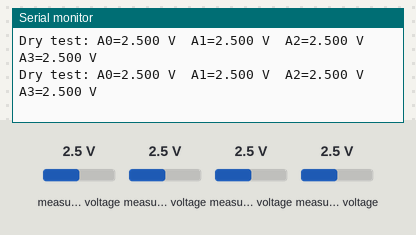
A sketch run on a simulated Seeed XIAO ESP32-S3. Parts: the last lines printed to the serial monitor. Inputs (shaded band) come from the test bench; at power-on: measured voltage 2.5 V.

Above: at 2.2 s.
2.3 s: measured voltage (sensor 200) set to 0.1 V
At 3.6 s:
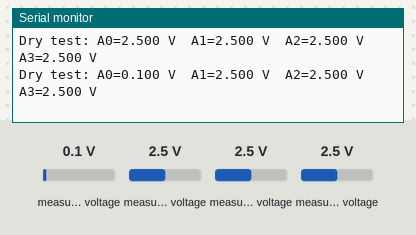
3.8 s: measured voltage (sensor 201) set to 0.1 V
At 4.6 s:
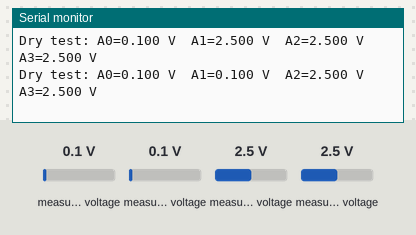
5.3 s: measured voltage (sensor 202) set to 0.1 V
At 6.6 s:
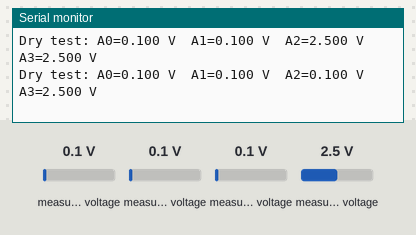
6.8 s: measured voltage (sensor 203) set to 0.1 V
At 8.0 s:
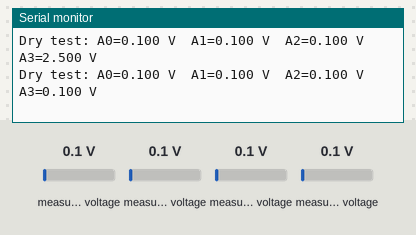
8.3 s: measured voltage (sensor 200) set to 1.2 V
At 8.3 s:
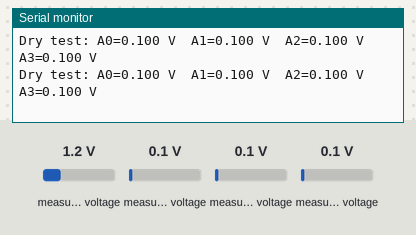
9.8 s: measured voltage (sensor 201) set to 1.2 V
At 10.6 s:
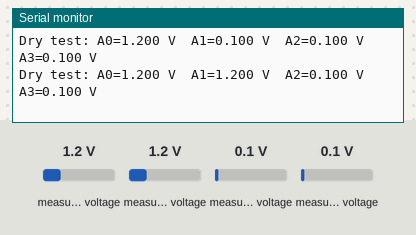
Timing chart, 0 to 12.3 s (numbered marks = the images above; inputs shaded):
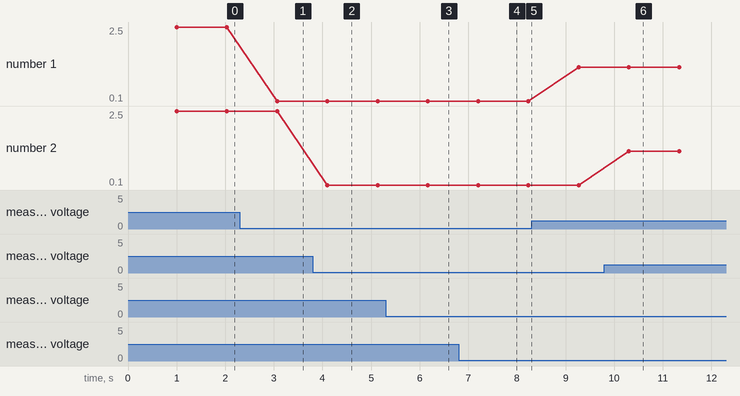

Measured:
- after the input at 2.3 s, the serial monitor: prints a new line after 0.77 s (image 1)
- after the input at 3.8 s, the serial monitor: prints a new line after 0.30 s (image 2)
- after the input at 5.3 s, the serial monitor: prints a new line after 0.87 s (image 3)
- after the input at 6.8 s, the serial monitor: prints a new line after 0.40 s (image 4)
- after the input at 9.8 s, the serial monitor: prints a new line after 0.50 s (image 6)
- plotted number 1: 2.5 → 0.1 after the input at 2.3 s, 0.1 → 1.2 after the input at 8.3 s

The sketch:

DryHeadRead.ino
```cpp
// Dry resistor test only. No probes or water; D0 and D1 stay disconnected.
// Board: XIAO ESP32S3 Sense. Libraries: Adafruit ADS1X15 and Adafruit BusIO.
// B10 -> 3V3, B22 -> GND, with a 1 kOhm test resistor at D14-D18.
#include <Wire.h>
#include <Adafruit_ADS1X15.h>

Adafruit_ADS1115 ads;
bool connected = false;

void setup() {
  Serial.begin(115200);
  Wire.begin(5, 6);  // XIAO D4 = GPIO5 SDA; D5 = GPIO6 SCL.
  Wire.setClock(100000);
  delay(1000);
  connected = ads.begin(0x48, &Wire);
  if (connected) ads.setGain(GAIN_ONE);
}

void loop() {
  if (!connected) {
    Serial.println("ADS1115 not found at 0x48: check ADDR and four wires.");
    delay(1000);
    return;
  }
  Serial.print("Dry test: ");
  for (uint8_t ch = 0; ch < 4; ++ch) {
    const int16_t raw = ads.readADC_SingleEnded(ch);
    Serial.printf("A%u=%.3f V  ", (unsigned)ch, (double)ads.computeVolts(raw));
  }
  Serial.println();
  delay(1000);
}
```
